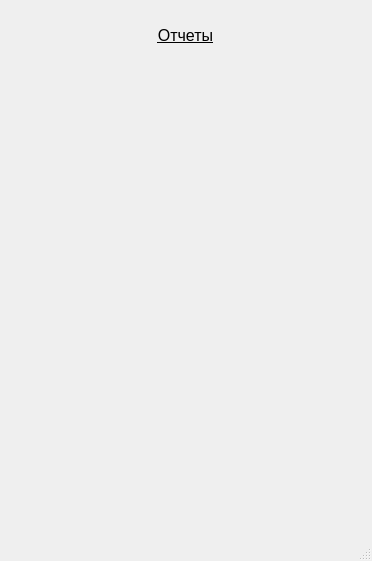
<?xml version="1.0" encoding="UTF-8"?>
<ui version="4.0">
 <class>MainWindow</class>
 <widget class="QMainWindow" name="MainWindow">
  <property name="geometry">
   <rect>
    <x>0</x>
    <y>0</y>
    <width>372</width>
    <height>561</height>
   </rect>
  </property>
  <property name="windowTitle">
   <string>MainWindow</string>
  </property>
  <widget class="QWidget" name="centralwidget">
   <widget class="QWidget" name="verticalLayoutWidget">
    <property name="geometry">
     <rect>
      <x>20</x>
      <y>70</y>
      <width>331</width>
      <height>431</height>
     </rect>
    </property>
    <layout class="QVBoxLayout" name="verticalLayout"/>
   </widget>
   <widget class="QLabel" name="label">
    <property name="geometry">
     <rect>
      <x>40</x>
      <y>20</y>
      <width>291</width>
      <height>31</height>
     </rect>
    </property>
    <property name="text">
     <string>&lt;html&gt;&lt;head/&gt;&lt;body&gt;&lt;p align=&quot;center&quot;&gt;&lt;span style=&quot; font-size:12pt; text-decoration: underline;&quot;&gt;Отчеты&lt;/span&gt;&lt;/p&gt;&lt;/body&gt;&lt;/html&gt;</string>
    </property>
   </widget>
  </widget>
  <widget class="QMenuBar" name="menubar">
   <property name="geometry">
    <rect>
     <x>0</x>
     <y>0</y>
     <width>372</width>
     <height>21</height>
    </rect>
   </property>
  </widget>
  <widget class="QStatusBar" name="statusbar"/>
 </widget>
 <resources/>
 <connections/>
</ui>
